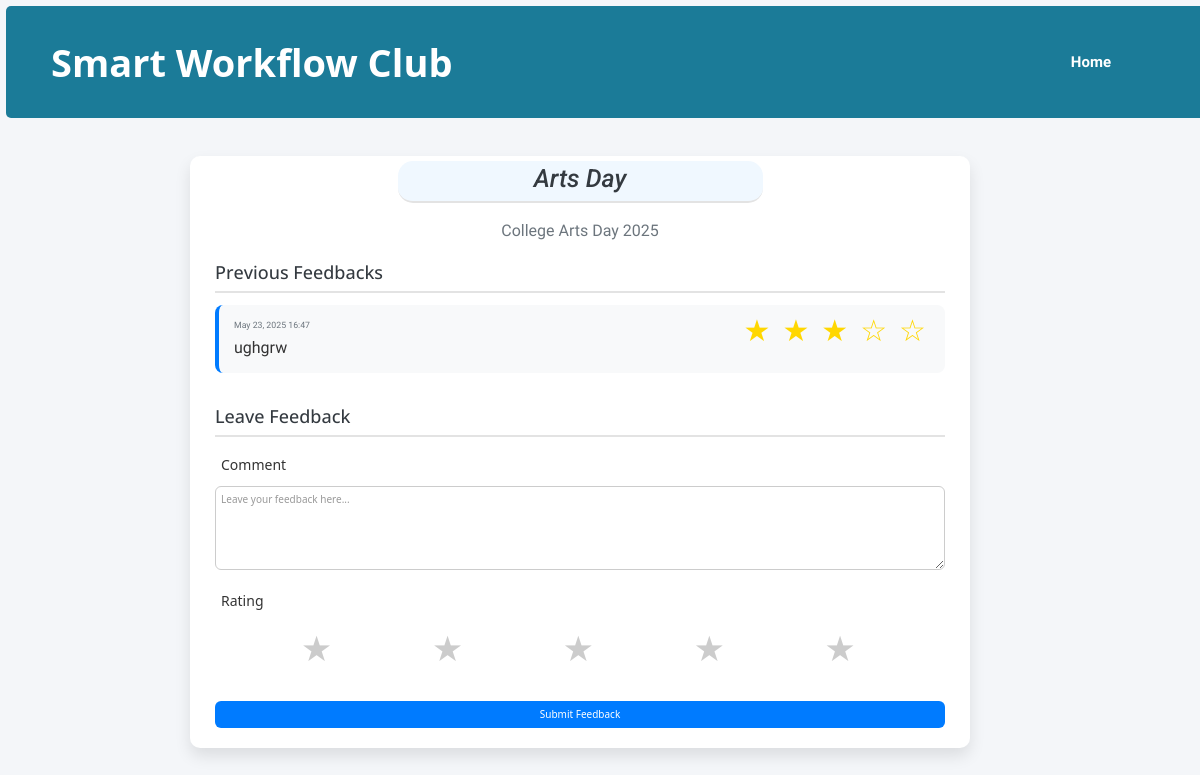
Page /events/feedbacks/1/ on the committed database.
### events/models.py (models this page shows, shortened)
class Event(models.Model):
    title = models.CharField(max_length=200)
    description = models.TextField()
    club = models.ForeignKey('Club', on_delete=models.CASCADE)
    venue = models.CharField(max_length=200, default='Campus Auditorium')
    date = models.DateField()
    start_time = models.TimeField()
    end_time = models.TimeField()
    total_seats = models.PositiveIntegerField()
    guest = models.CharField(max_length=255, blank=True, help_text="Name of the guest speaker or chief guest (optional)")
    image = models.ImageField(upload_to='event_images/', blank=True, null=True)
    approved = models.BooleanField(default=False)

class Feedback(models.Model):
    event = models.ForeignKey(Event, on_delete=models.CASCADE, related_name='feedbacks')
    comment = models.TextField()
    submitted_at = models.DateTimeField(auto_now_add=True)
    rating = models.IntegerField(validators=[MinValueValidator(1), MaxValueValidator(5)])

### events/views.py (the view)
# urls.py: path('events/feedbacks/<int:id>/', views.feedbacks_view, name='feedbacks'),
def feedbacks_view(request, id):
    event = get_object_or_404(Event, id=id)
    feedbacks = Feedback.objects.filter(event=event)
    if request.method == 'POST':
        form = FeedbackForm(request.POST)
        if form.is_valid():
            feedback = form.save(commit=False)
            feedback.event = event
            feedback.save()
            return redirect('feedbacks', id=event.id)  # Redirect to the same page to show updated feedbacks
    else:
        form = FeedbackForm()
    return render(request, 'events/feedbacks.html', {'event': event, 'form': form, 'feedbacks': feedbacks})

### events/forms.py
class FeedbackForm(forms.ModelForm):
    class Meta:
        model = Feedback
        fields = ['comment', 'rating']
        widgets = {
            'comment': forms.Textarea(attrs={'rows': 5, 'placeholder': 'Leave your feedback here...'}),
            'rating': forms.Select(choices=[(i, i) for i in range(1, 6)]),  # Create choices for rating 1-5
        }

### events/templates/events/feedbacks.html (shortened to what this page needs)
{% extends 'events/user_base.html' %}
{% load widget_tweaks %}
{% block content %}
<br> <br> <br> <br>
<div class="container">
  <div class="feedback-wrapper">
    <h2 class="section-title text-center">{{ event.title }}</h2>
    <p class="mb-4 text-muted text-center">{{ event.description }}</p>
    <h4 class="section-title">Previous Feedbacks</h4>
    {% for feedback in feedbacks %}
      <div class="feedback-card">
        <p class="float-right">
          {% for i in "12345"|make_list %}
            {% if forloop.counter <= feedback.rating %}
              <span class="text-warning">&#9733;</span>
            {% else %}
              <span class="text-warning">&#9734;</span>
            {% endif %}
          {% endfor %}
        </p>
        <p class="text-muted small">{{ feedback.submitted_at|date:"M d, Y H:i" }}</p>
        <p>{{ feedback.comment }}</p>
      </div>
    {% empty %}
      <p class="text-muted">No feedback yet. Be the first to leave feedback!</p>
    {% endfor %}
    <h4 class="section-title mt-5">Leave Feedback</h4>
    <form method="post" class="mt-3">
      <div class="mb-3">
        <label for="comment" class="form-label">Comment</label>
        {{ form.comment|add_class:"form-control" }}
      </div>
      <div class="mb-3">
        <label class="form-label">Rating</label>
        <div class="star-rating"  >
          {% for i in "54321" %}
            <label for="star{{ i }}"><span>&#9733;</span></label>
          {% endfor %}
        </div>
      </div>
      <button type="submit" class="btn mt-3">Submit Feedback</button>
    </form>
  </div>
</div>
<br> <br>
{% endblock content %}

### events/static/extras/css/style.css (style rules this page uses)
p,li { font-family: 'Dosis', sans-serif !important; }
body,div,dl,dt,dd,ul,ol,li,h1,h2,h3,h4,h5,h6,pre,form,fieldset,p,blockquote,hr,th,td { margin:0; padding:0; }
body { -webkit-font-smoothing: antialiased; }
p { font-size: 1.6rem; line-height: 1.6em; font-family: 'Open Sans', sans-serif; margin-bottom: 10px; }
h1,h2,h3 { font-family: 'Roboto', sans-serif; line-height: 1.4em; color: #222222; margin: 10px 0; }
h4,h5 { font-family: 'Open Sans', sans-serif; line-height: 1.5em; color: #555555; margin: 10px 0; }
h2 { font-size: 3.4rem; }
h4 { font-size: 1.8rem; }
input, textarea, select { width: 100%; height: 6rem; margin-bottom: 15px; padding: 1rem 1.5rem; border: none; background: #ffffff; border-radius: 5px; font-size: 1.6rem; color: #555555; }
h2.text-center { position: relative; top: -15px; background: aliceblue; width: 50%; text-align: center; margin: 0 auto; border-radius: 15px; font-size: 25px; font-style: italic; }
* { margin: 0; padding: 0; }
.form-control { box-shadow: none; border: 1px solid #8E8E8E; border-radius: 0px; padding: 12px 12px; height: auto; background: rgba(255, 255, 255, 0.11); }

### events/templates/events/user_base.html (style rules this page uses)
body { background-color: #f4f7fa; font-family: 'Open Sans', sans-serif; }
h2 { text-align: center; margin-bottom: 25px; }
.form-control { margin-bottom: 15px; padding: 10px; }
button { width: 100%; padding: 10px; background-color: #007bff; color: white; border: none; border-radius: 4px; font-size: 16px; }

### events/templates/events/feedbacks.html (style rules this page uses)
body { background-color: #f4f6f9; font-family: 'Segoe UI', Tahoma, Geneva, Verdana, sans-serif; margin: 0; padding: 0; }
.container { max-width: 800px; margin: 3rem auto; padding: 0 1rem; }
.feedback-wrapper { background: #fff; padding: 2rem 2.5rem; border-radius: 10px; box-shadow: 0 8px 16px rgba(0,0,0,0.1); }
* { margin: 0px; padding: 6px; margin-right: 40px; }
.star-rating { display: flex; flex-direction: row-reverse; justify-content: flex-start; font-size: 3.0rem; margin-top: 0.5rem; }
.star-rating label { color: #ccc; cursor: pointer; transition: color 0.2s; }
.feedback-card { background: #f8f9fa; border-left: 4px solid #007bff; padding: 1rem 1.5rem; margin-bottom: 1.2rem; border-radius: 8px; }
.feedback-card p { margin: 0.3rem 0; }
.form-label { font-weight: 500; display: block; margin-bottom: 0.5rem; }
.form-control { width: 100%; padding: 0.5rem; font-size: 1rem; border-radius: 6px; border: 1px solid #ccc; box-sizing: border-box; }
.btn { background-color: #007bff; color: white; border: none; padding: 0.6rem 1.2rem; font-size: 1rem; border-radius: 6px; cursor: pointer; }
.section-title { border-bottom: 2px solid #e3e3e3; padding-bottom: 0.5rem; margin-bottom: 1.2rem; color: #343a40; }
.text-muted { color: #6c757d; }
.text-warning { color: gold; margin: -2px; font-size: 3rem; }
.text-center { text-align: center; }
.small { font-size: 0.875rem; }
.mb-4 { margin-bottom: 1.5rem; }
.mt-5 { margin-top: 3rem; }
.mt-3 { margin-top: 1rem; }
.mb-3 { margin-bottom: 1rem; }
.float-right { float: right; }

### rows in the picture
Event: title "Arts Day", description "College Arts Day 2025"
Feedback: rating 3 (drawn), submitted_at "May 23, 2025 16:47", comment "ughgrw"
